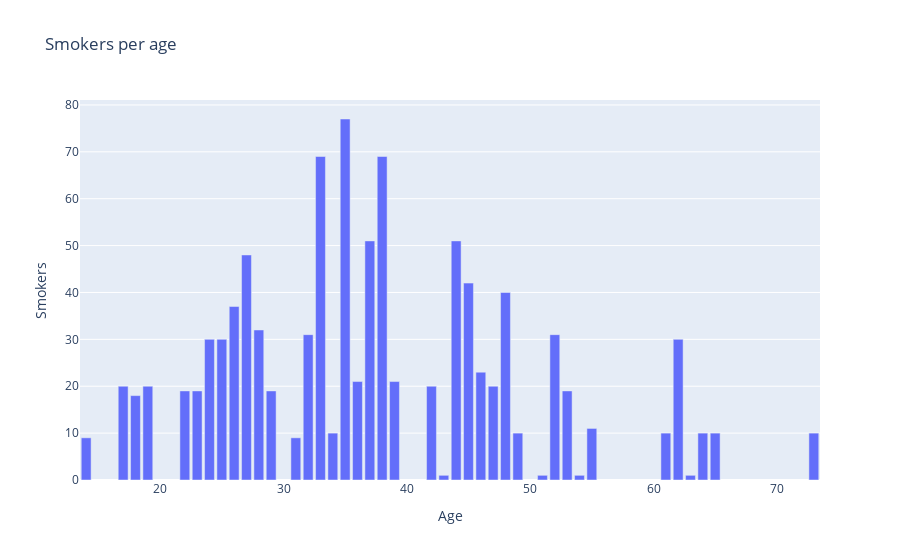

Notebook cell for this chart:
### Code cell
fig = go.Figure()
fig.add_trace(go.Bar(x=label,y=target))
fig.update_layout(title = 'Smokers per age',xaxis=dict(title='Age'),yaxis=dict(title='Smokers'))
fig.show()

### Figure 1 — Plotly figure (JSON) as saved in the notebook; plotly's stock layout.template omitted (floating-point values rounded to 4 significant figures)
{"data": [{"type": "bar", "x": [14, 17, 18, 19, 22, 23, 24, 25, 26, 27, 28, 29, 31, 32, 33, 34, 35, 36, 37, 38, 39, 42, 43, 44, 45, 46, 47, 48, 49, 51, 52, 53, 54, 55, 61, 62, 63, 64, 65, 73], "y": [9, 20, 18, 20, 19, 19, 30, 30, 37, 48, 32, 19, 9, 31, 69, 10, 77, 21, 51, 69, 21, 20, 1, 51, 42, 23, 20, 40, 10, 1, 31, 19, 1, 11, 10, 30, 1, 10, 10, 10]}], "layout": {"title": {"text": "Smokers per age"}, "xaxis": {"title": {"text": "Age"}}, "yaxis": {"title": {"text": "Smokers"}}}}
